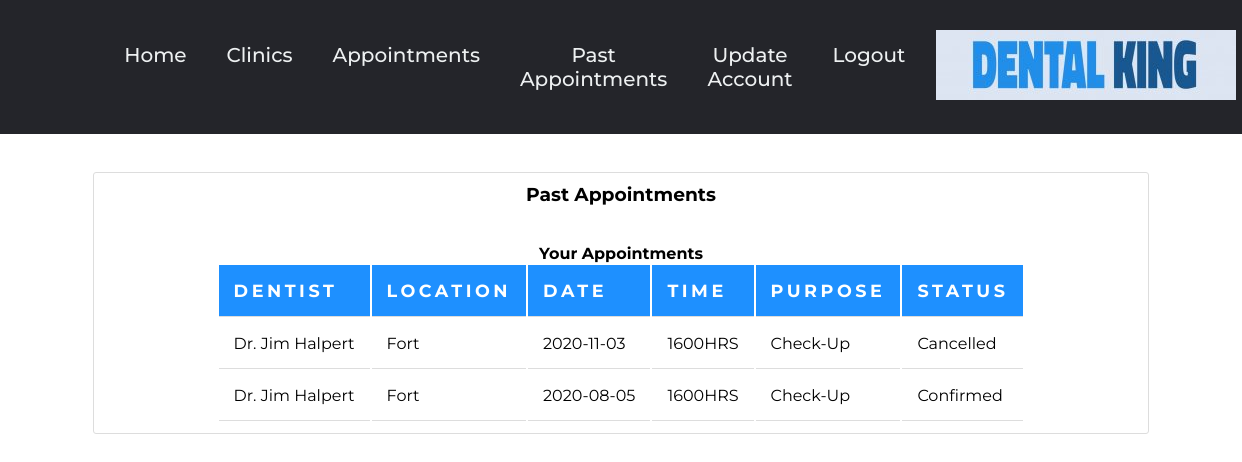
/pastappointments.php (signed in), run on an earlier commit of the app's database.
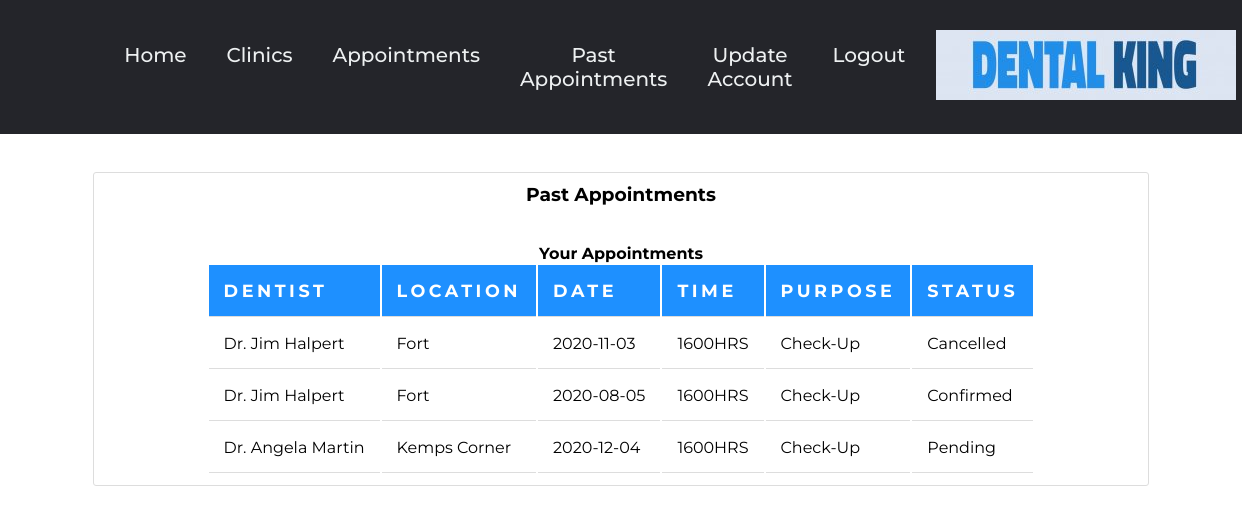
And on a later commit of the database.
### tables this page shows
CREATE TABLE `appointment` (
  `location` varchar(32) NOT NULL,
  `date` date NOT NULL,
  `time` int(4) NOT NULL,
  `reason` varchar(50) NOT NULL,
  `dname` varchar(32) NOT NULL,
  `uname` varchar(32) NOT NULL,
  `appt_id` int(10) NOT NULL,
  `status` set('Pending','Confirmed','Cancelled','Rejected') NOT NULL DEFAULT 'Pending'
);

CREATE TABLE `dentist` (
  `username` varchar(32) NOT NULL,
  `name` varchar(50) NOT NULL,
  `phone` bigint(10) NOT NULL,
  `age` int(3) NOT NULL,
  `sex` set('M','F') NOT NULL,
  `d_type` set('General','Orthodontist') NOT NULL,
  `location` varchar(32) NOT NULL
);

### pastappointments.php (the view, shortened to what this page needs)
<?php
    $db=mysqli_connect('localhost','root','','dcms') or die("could not connect to database");
?>
<!DOCTYPE HTML>
<html>
<head><title>Past Appointments</title>
<link rel="stylesheet" href="styles.css">
<link href="style10.css" type="text/css"rel="stylesheet"/>
</head>
<body>
  <center>
  <?php require_once("header.php");?>
    <div class="content-section" style="width:85%">
    <h3>Past Appointments</h3><br><br>
    <?php
        if($_SESSION['role'] == 'patient') {
            $query = "SELECT * FROM appointment WHERE uname='".$_SESSION['username']."'";
            $result = mysqli_query($db, $query);
            if($result == false || mysqli_num_rows($result) == 0)
            echo "<h4>No appointments to show</h4>";
            else
            {
                echo "<h4>Your Appointments</h4>";
                echo "<table><tr><th>Dentist</th><th>Location</th><th>Date</th><th>Time</th><th>Purpose</th><th>Status</th></tr>";
                while($row = mysqli_fetch_assoc($result))
                {
                    if(date('Y-m-d') > $row['date'])
                    {
                        $query2 = "SELECT name FROM dentist WHERE username = '".$row['dname']."' LIMIT 1";
                        $dentist_name = mysqli_query($db, $query2);
                        $row2 = mysqli_fetch_assoc($dentist_name);
                        echo "<tr><td>Dr. ".$row2['name']."</td><td>".$row['location']."</td><td>".$row['date']."</td>";
                        echo "<td>".$row['time']."HRS</td><td>".$row['reason']."</td><td>".$row['status']."</td></tr>";
                    }
                }
            }
        }
    ?>
    </div>
</body>
</html>

What changed in the data, as far as the page shows it:
added appointment: dentist.name "Angela Martin", location "Kemps Corner", date "2020-12-04", time "1600", reason "Check-Up", status "Pending"
